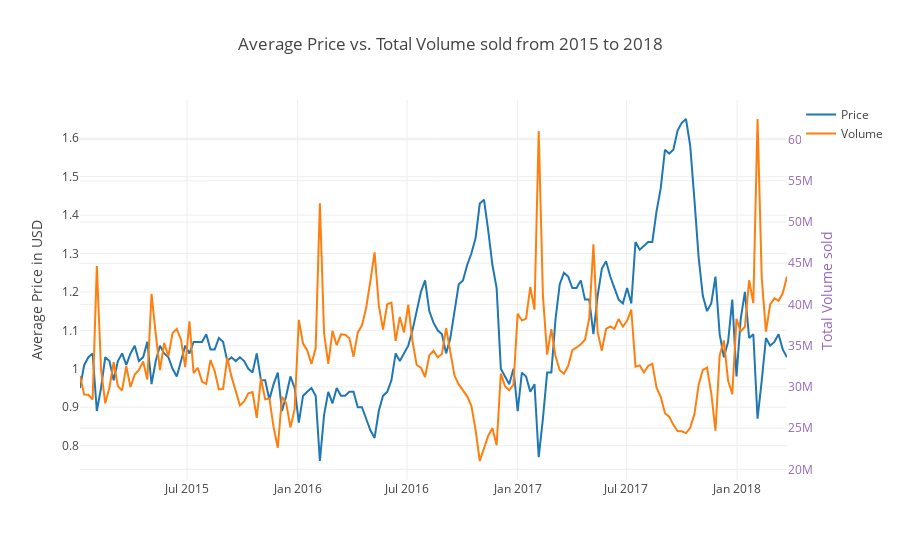

Notebook code for this chart:
### Markdown cell above
### 2.6 Price vs. Total volume sold comparison over time

### Code cell
## Code was influenced by: 
# [1] https://plot.ly/python/multiple-axes/
# [2] https://plot.ly/pandas/multiple-axes/

df_con_vol = df_total[df_total['type'] == 'conventional']
df_con_vol = df_con_vol[['AveragePrice', 'Total Volume']]

trace1 = go.Scatter(
    x=df_con_vol.index,
    y=df_con_vol['AveragePrice'],
    name='Price'
)
trace2 = go.Scatter(
    x=df_con_vol.index,
    y=df_con_vol['Total Volume'],
    name='Volume',
    yaxis='y2'
)
data = [trace1, trace2]
layout = go.Layout(
    title='Average Price vs. Total Volume sold from 2015 to 2018',
    yaxis=dict(
        title='Average Price in USD'
    ),
    yaxis2=dict(
        title='Total Volume sold',
        titlefont=dict(
            color='rgb(148, 103, 189)'
        ),
        tickfont=dict(
            color='rgb(148, 103, 189)'
        ),
        overlaying='y',
        side='right'
    )
)
fig = go.Figure(data=data, layout=layout)
py.iplot(fig)

### Figure 1 — Plotly figure (JSON) as saved in the notebook; plotly's stock layout.template omitted (floating-point values rounded to 4 significant figures; data arrays with more than 128 entries replaced by an {"elided": "..."} marker saying what was removed)
{"data": [{"name": "Price", "type": "scatter", "uid": "99c90158-2e71-40b2-a2b5-86f7c0202cde", "x": {"elided": "169 str values"}, "y": {"elided": "169 float values"}}, {"name": "Volume", "type": "scatter", "uid": "613bc616-7d4d-434b-9bff-85b65b9eba14", "x": {"elided": "169 str values"}, "y": {"elided": "169 float values"}, "yaxis": "y2"}], "layout": {"title": {"text": "Average Price vs. Total Volume sold from 2015 to 2018"}, "yaxis": {"title": {"text": "Average Price in USD"}}, "yaxis2": {"overlaying": "y", "side": "right", "tickfont": {"color": "rgb(148, 103, 189)"}, "title": {"font": {"color": "rgb(148, 103, 189)"}, "text": "Total Volume sold"}}}}
